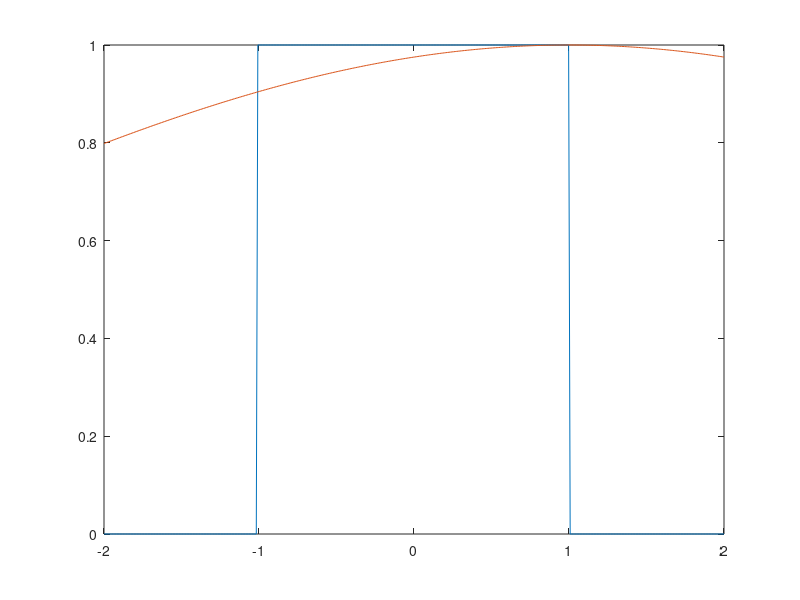

The MATLAB source for this figure:
% Initialization
L = 400;
signal = zeros(1,L);
x = linspace(-2,2,L);
signal(100:300) = 1;
plot(x, signal);
hold on;

k = 1;
T = 10;
sigma = sqrt(2*k*T);
c = x(end)/2;
gau = exp(-(x-c) .^ 2 / (2 * sigma ^ 2));
% gau = gau./sum(gau);

diffusion = conv(signal, gau);
plot(x, gau)